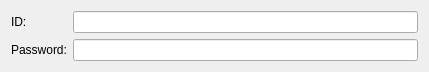
<?xml version="1.0" encoding="UTF-8"?>
<ui version="4.0">
 <class>MSNAccountConfigWidget</class>
 <widget class="QWidget" name="MSNAccountConfigWidget">
  <property name="geometry">
   <rect>
    <x>0</x>
    <y>0</y>
    <width>429</width>
    <height>58</height>
   </rect>
  </property>
  <property name="windowTitle">
   <string/>
  </property>
  <layout class="QFormLayout" name="formLayout">
   <item row="0" column="0">
    <widget class="QLabel" name="label">
     <property name="text">
      <string>ID:</string>
     </property>
    </widget>
   </item>
   <item row="0" column="1">
    <widget class="QLineEdit" name="ID_"/>
   </item>
   <item row="1" column="0">
    <widget class="QLabel" name="label_2">
     <property name="text">
      <string>Password:</string>
     </property>
    </widget>
   </item>
   <item row="1" column="1">
    <widget class="QLineEdit" name="Password_">
     <property name="echoMode">
      <enum>QLineEdit::Password</enum>
     </property>
    </widget>
   </item>
  </layout>
 </widget>
 <resources/>
 <connections/>
</ui>
